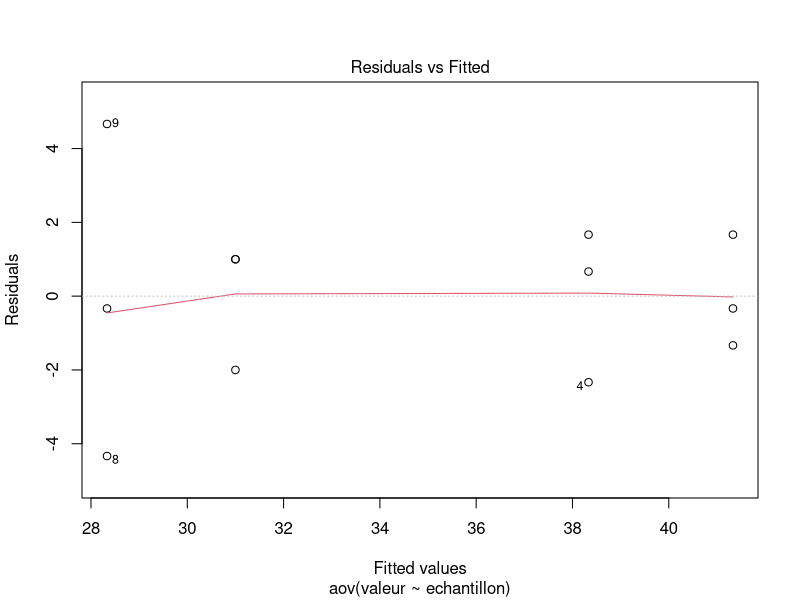
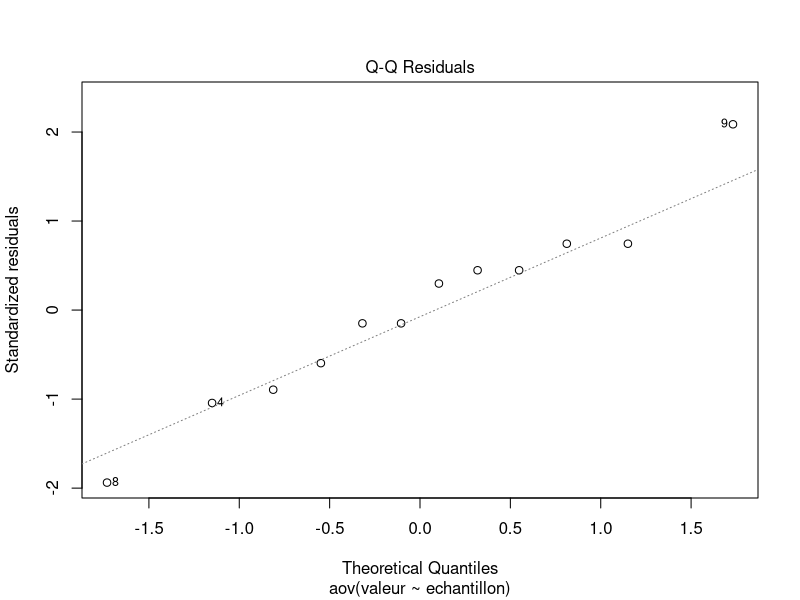
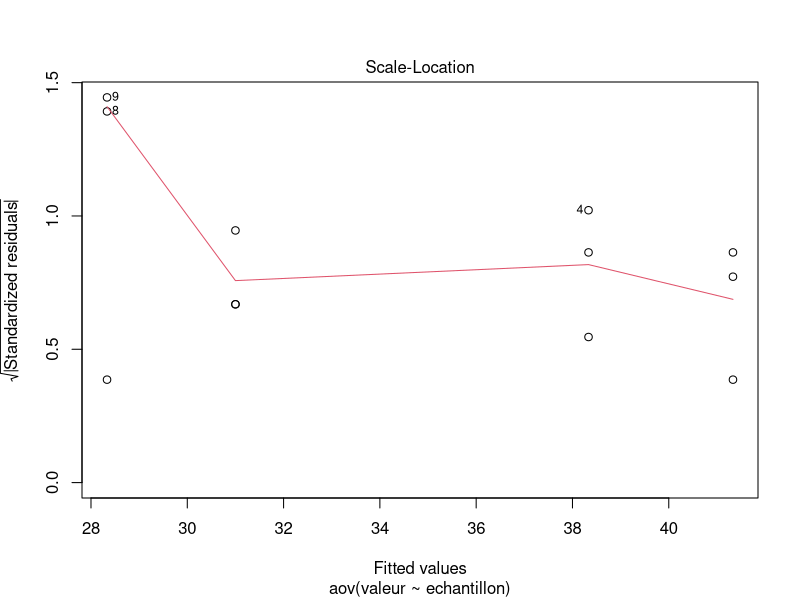
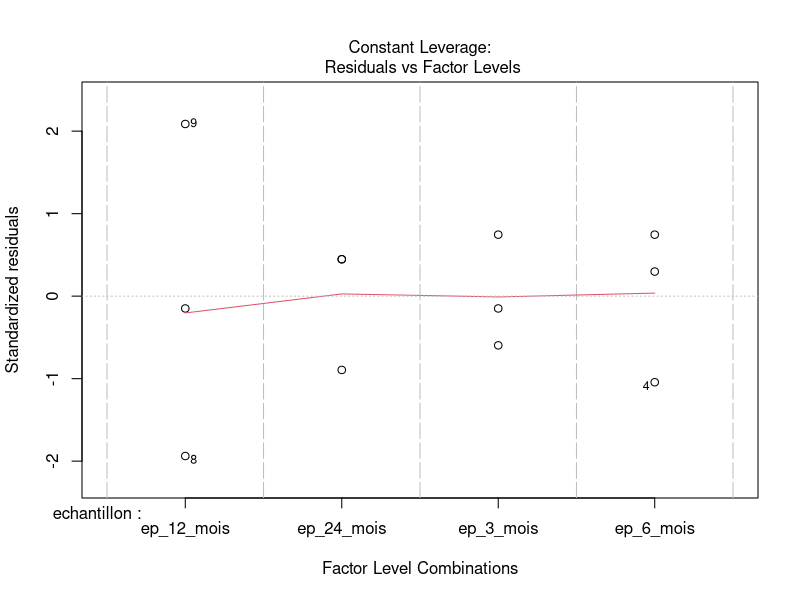

Write R code to recreate these figures, in order.
## ---- chunk 1
#cas équilibrée
ep_3_mois <- c(43,40,41)
ep_6_mois <- c(36,40,39)
ep_12_mois <- c(28,24,33)
ep_24_mois <- c(32,29,32)

## ---- chunk 2
mean_3_mois <- mean(ep_3_mois)
mean_6_mois  <- mean(ep_6_mois)
mean_12_mois  <- mean(ep_12_mois)
mean_24_mois  <- mean(ep_24_mois)
## ---- chunk 3
mean_tot <- mean(c(ep_3_mois,ep_6_mois,ep_12_mois,ep_24_mois))
mean_tot

## ---- chunk 4
var_3_mois <- (sum((ep_3_mois-mean_3_mois)^2))/length(ep_3_mois)
var_3_mois

var_6_mois <- (sum((ep_6_mois-mean_6_mois)^2))/length(ep_6_mois)
var_6_mois

var_12_mois <- (sum((ep_12_mois-mean_12_mois)^2))/length(ep_12_mois)
var_12_mois

var_24_mois <- (sum((ep_24_mois-mean_24_mois)^2))/length(ep_24_mois)
var_24_mois
## ---- chunk 5
#nb observations par groupe 
J=3
#nb groupes
I=4

#nb observations
n=I*J
## ---- chunk 6
#variance mean
var_mean <- 1/I*( (mean_3_mois-mean_tot)^2   +   (mean_6_mois-mean_tot)^2   + (mean_12_mois-mean_tot)^2  +  (mean_24_mois-mean_tot)^2    )
var_mean
## ---- chunk 7
mean_var <- 1/I*(var_3_mois+var_6_mois+var_12_mois+var_24_mois)
mean_var
## ---- chunk 8
var_obsevation = var_mean + mean_var
var_obsevation
## ---- chunk 9
# variation due au facteur (SC_f) 
SC_f = J*( (mean_3_mois-mean_tot)^2   +   (mean_6_mois-mean_tot)^2   + (mean_12_mois-mean_tot)^2  +  (mean_24_mois-mean_tot)^2    )
SC_f 
# variation résiduelle
SC_r = sum((ep_3_mois -mean_3_mois)^2) + sum((ep_6_mois -mean_6_mois)^2) + sum((ep_12_mois -mean_12_mois)^2) + sum((ep_24_mois -mean_24_mois)^2)
SC_r

# variation totale
SC_tot = SC_f + SC_r
SC_tot
## ---- chunk 10
#variance due au facteur variance intergroupe 
var_f = SC_f / (I-1)
var_f
## ---- chunk 11

var_cor =  var_f/J 
var_cor
## ---- chunk 12
var_r = SC_r / (n-I)
var_r
## ---- chunk 13
F_obs = var_f/var_r
F_obs
## ---- chunk 14
df <- data.frame(valeur=c(ep_3_mois,ep_6_mois,ep_12_mois,ep_24_mois),
                 echantillon = c(replicate(3,"ep_3_mois"),replicate(3,"ep_6_mois"),replicate(3,"ep_12_mois"),replicate(3,"ep_24_mois")))

df$echantillon <- as.factor(df$echantillon)
## ---- chunk 15
fit <- aov(valeur ~ echantillon, data=df) 
summary(fit)
plot(fit)
